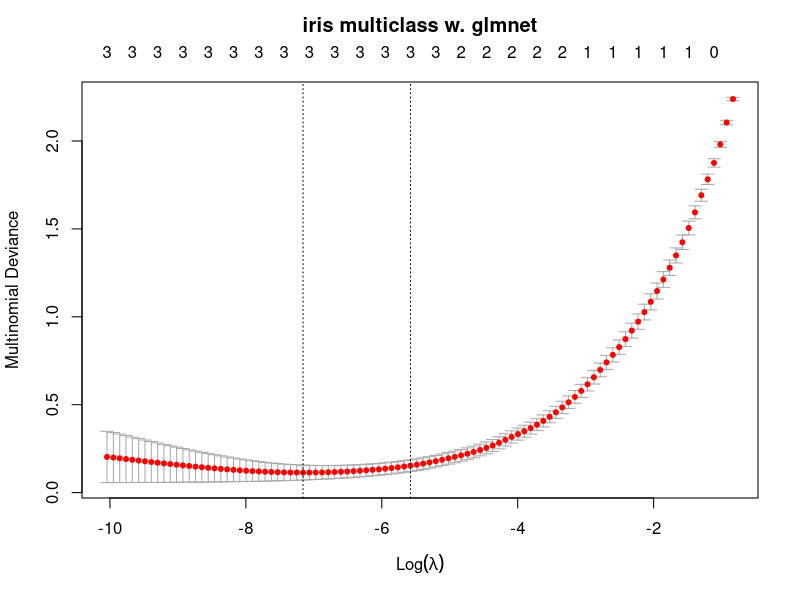

Recreate this plot in R.
# TODO: Add comment
# 
# Author: mike-bowles
###############################################################################
rm(list=ls())
require(glmnet)
iris
iris.matrix <- as.matrix(iris)

x <- as.matrix(iris[,1:4])
y <- as.factor(iris[,5])

cvob2=cv.glmnet(x,y,family="multinomial")
plot(cvob2)
title("iris multiclass w. glmnet",line=2.5)

predictObj <- predict(cvob2,x)

yh <- rep(0.0,length(y))
for(i in 1:length(y)){
	temp <- predictObj[i,,1]
	yh[i] <- which.max(temp) - 1
}

ytest <- rep(0.0,150)
ytest[51:100] <- 1
ytest[101:150] <- 2

1 - sum(ytest==yh)/length(y)



